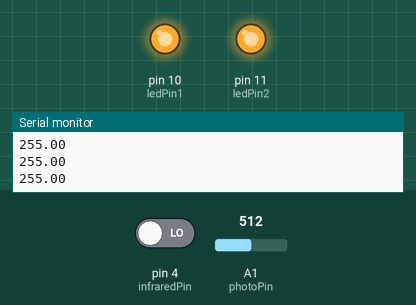
Simulated run of this sketch. Board: Arduino Uno, built with avr-gcc and run on an emulated ATmega328P. On the bench: output pins drawn as LEDs (lit = HIGH), the last lines printed to the serial monitor. The test bench sets the inputs (shaded band); at power-on: pin 4 (infraredPin) LOW, A1 (photoPin) = 512.

Above: at 1.2 s.
1.3 s: pin 4 (infraredPin) driven HIGH
At 2.7 s:
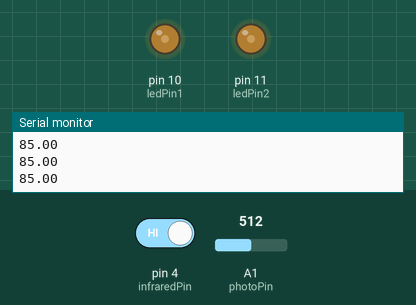
3.0 s: A1 (photoPin) set to 941
4.5 s: A1 (photoPin) set to 967
At 4.68 s:
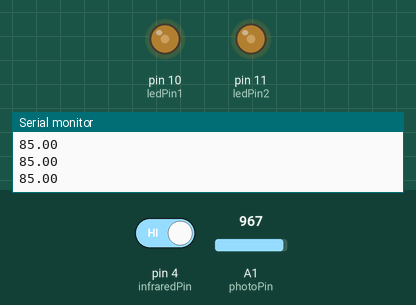
7.5 s: pin 4 (infraredPin) driven LOW
Timing chart, 0 to 11.2 s (numbered marks = the images above; inputs shaded):
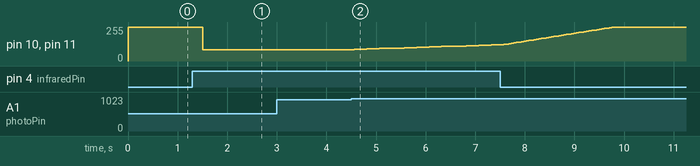

Measured:
- after the input at 1.3 s, pin 10 (ledPin1), pin 11 (ledPin2): 255/255 → 85/255 after 0.21 s
- after the input at 4.5 s, pin 10 (ledPin1), pin 11 (ledPin2): moves from 85/255 to 121/255 over 2.8 s, starting after 0.06 s

The sketch:

1_yaoguang.ino
```cpp
int ledPin1=10;
int ledPin2=11;      // 定义控制灯的亮灭的两个数字输出端口
float ledValue=255;  // 表示灯的亮度
int photoPin=A1;
int photoValue;      // 模拟端口电平值0-1023代表0-5v
int infraredPin=4;   // 数字四端口，其电平值代表红外传感器是否感应到木勺~
int infraredValue;   // 四端口的电平值，电平值为高，则代表有障碍物
int infraredState=0; // 状态值，一个状态变量，希望自己理解

void setup() {
  pinMode(ledPin1,OUTPUT);
  pinMode(ledPin2,OUTPUT);
  pinMode(infraredPin,INPUT);
  Serial.begin(9600);
}

void loop() {
  infraredValue=digitalRead(infraredPin); //获取四端口(红外传感器)的电平值
  if(infraredValue==HIGH)  //如果为高电平，则表示木勺靠近
  {
    if(infraredState==0)//状态有效
    {
      ledValue -= ledValue*2/3;   //等价于ledValue=ledValue-ledValue*2/3;
      infraredState = 1;          //关状态，一次靠近只进行一次操作
    }
    delay(200);
  }
  else
  {
    infraredState = 0;
  }
  Serial.println(ledValue);
  photoValue = analogRead(photoPin);
  if(photoValue>950&&ledValue<252)
  {
    ledValue += 3;
    delay(50);
  }
  analogWrite(ledPin1, ledValue);
  analogWrite(ledPin2, ledValue);
}
```
